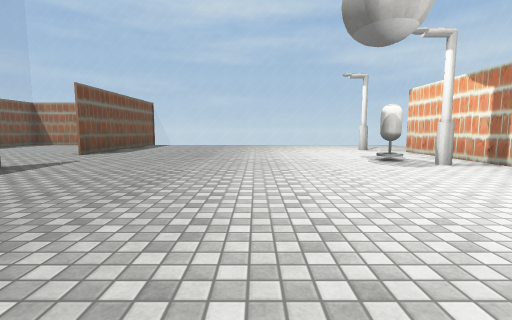
[1] (above)

16 first-person views from a walk through a Unity game level. The camera is 1.2 m above the floor, tilts 6° down and sees 85° across. The floor is counted in squares, 2 m on a side. Each view is taken from the middle of a square. On the plan, view 1 faces up. The plan holds only what a view shows up to about 9 squares ahead; the rest is blank. Some animated figures are left out. Some surface patterns are stand-ins.

[2]
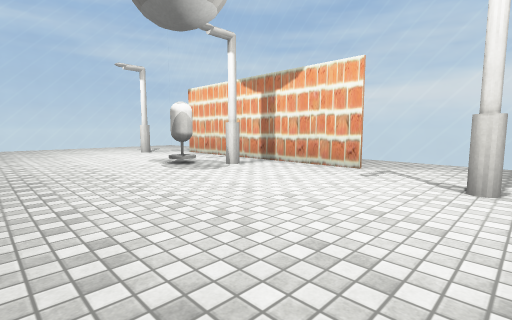

[3]
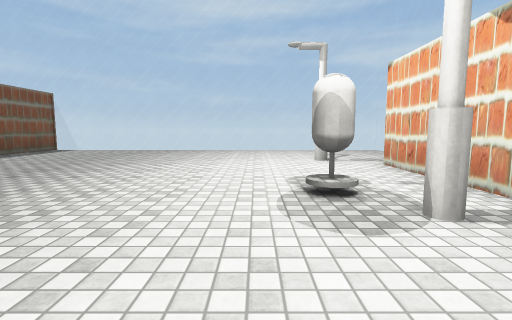

[4]
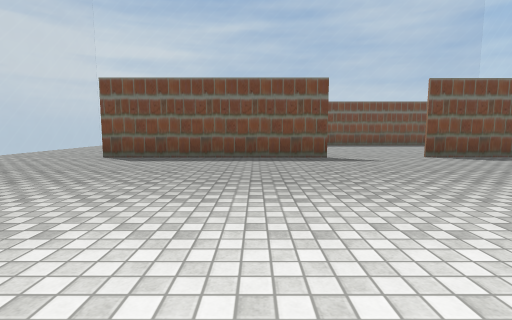

[5]
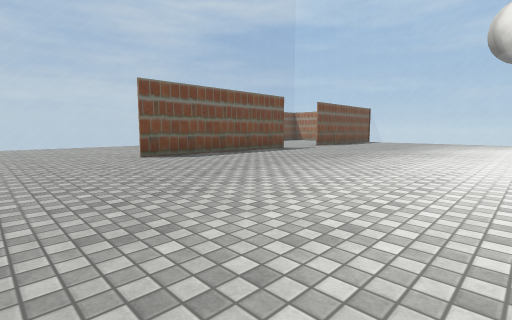

[6]
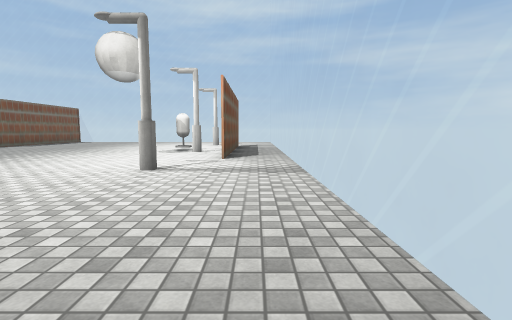

[7]
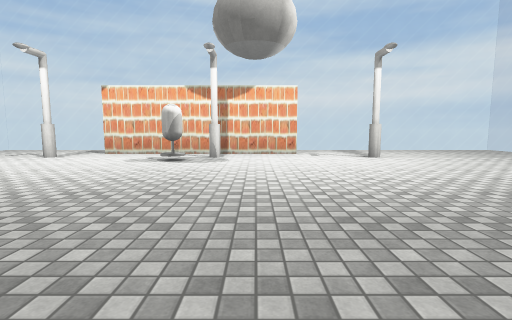

[8]
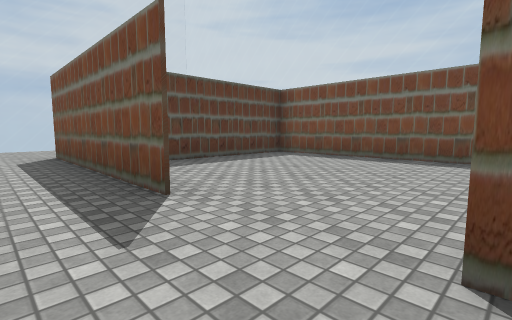

[9]
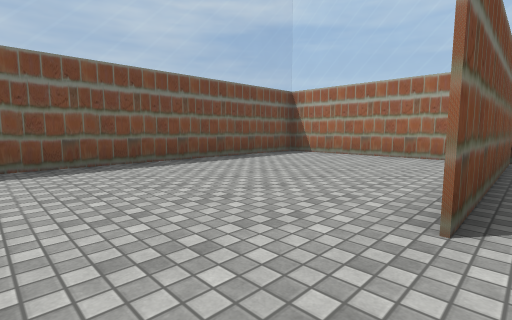

[10]
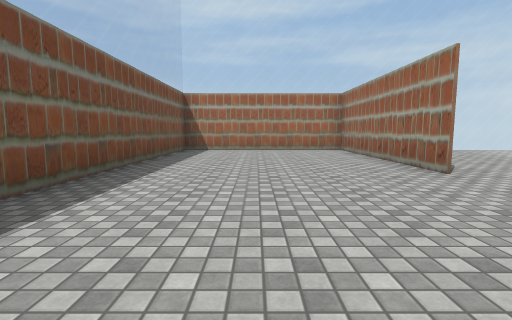

[11]
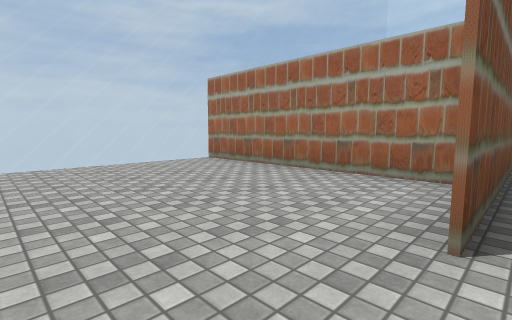

[12]
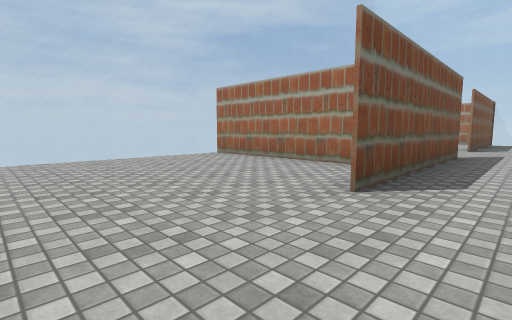

[13]
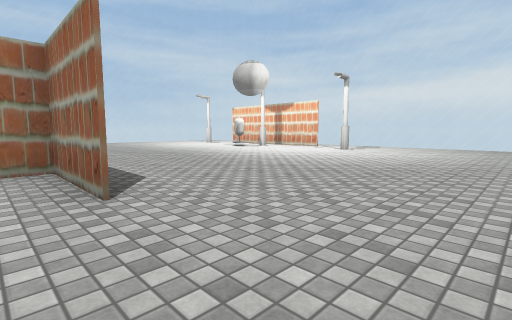

[14]
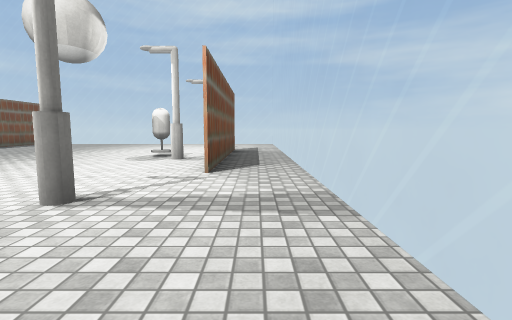

[15]
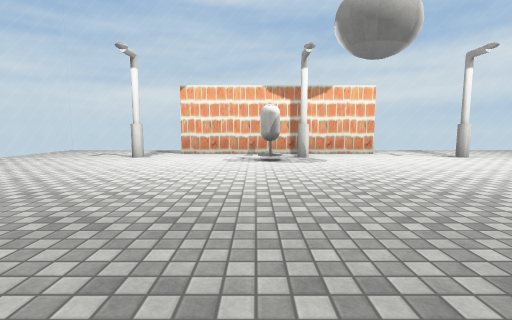

[16]
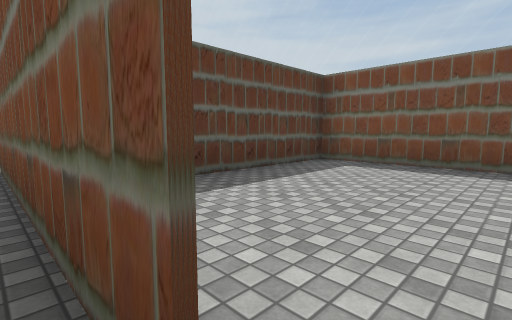

### Floor plan
Key: @ floor where view 1 was taken; # wall or solid block; . floor; = window, fence, low wall or low ledge; O other object.
Columns run from 10 left of view 1 to 6 right of it. Each row starts with its distance up from view 1.
 12 #===============#
 11 #.....#.........=
 10 #.....#.........=
  9 #.....#......O..=
  8 #.....#.........=
  7 #.....#.......#.=
  6 #............O#.=
  5 #............O#.=
  4 #.....#.......#.=
  3 #.....#.......#.=
  2 #=#####.........=
  1  .....#......O..=
  0  .....#...@.....=
 -1  ...............=
 -2  ...............=
 -3  ...............=

Positions as (right, up) in squares from view 1, and headings:
1: (0, 0), facing up
2: (0, 1), facing up-right
3: (2, 3), facing up
4: (2, 3), facing left
5: (2, -3), facing up-left
6: (5, -3), facing up
7: (-3, 4), facing right
8: (-3, 7), facing down-left
9: (-4, 5), facing up-left
10: (-7, 3), facing up
11: (-4, -2), facing up-left
12: (-3, -3), facing up-left
13: (-5, -3), facing up-right
14: (5, -1), facing up
15: (-3, 6), facing right
16: (-4, 5), facing down-left
